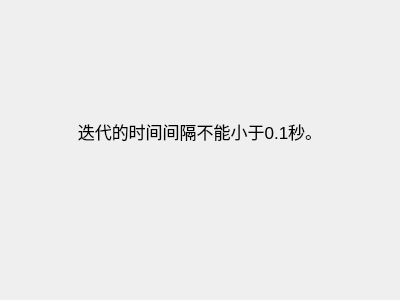
<?xml version="1.0" encoding="UTF-8"?>
<ui version="4.0">
 <class>Dialog</class>
 <widget class="QDialog" name="Dialog">
  <property name="geometry">
   <rect>
    <x>0</x>
    <y>0</y>
    <width>400</width>
    <height>300</height>
   </rect>
  </property>
  <property name="windowTitle">
   <string>Dialog</string>
  </property>
  <layout class="QVBoxLayout" name="verticalLayout">
   <item>
    <widget class="QWidget" name="widget_2" native="true"/>
   </item>
   <item>
    <spacer name="verticalSpacer">
     <property name="orientation">
      <enum>Qt::Vertical</enum>
     </property>
     <property name="sizeHint" stdset="0">
      <size>
       <width>20</width>
       <height>40</height>
      </size>
     </property>
    </spacer>
   </item>
   <item>
    <widget class="QLabel" name="label">
     <property name="font">
      <font>
       <pointsize>13</pointsize>
      </font>
     </property>
     <property name="text">
      <string>迭代的时间间隔不能小于0.1秒。</string>
     </property>
     <property name="alignment">
      <set>Qt::AlignCenter</set>
     </property>
    </widget>
   </item>
   <item>
    <spacer name="verticalSpacer_2">
     <property name="orientation">
      <enum>Qt::Vertical</enum>
     </property>
     <property name="sizeHint" stdset="0">
      <size>
       <width>20</width>
       <height>40</height>
      </size>
     </property>
    </spacer>
   </item>
   <item>
    <widget class="QWidget" name="widget" native="true">
     <layout class="QHBoxLayout" name="horizontalLayout">
      <item>
       <spacer name="horizontalSpacer">
        <property name="orientation">
         <enum>Qt::Horizontal</enum>
        </property>
        <property name="sizeHint" stdset="0">
         <size>
          <width>40</width>
          <height>20</height>
         </size>
        </property>
       </spacer>
      </item>
      <item>
       <spacer name="horizontalSpacer_2">
        <property name="orientation">
         <enum>Qt::Horizontal</enum>
        </property>
        <property name="sizeHint" stdset="0">
         <size>
          <width>40</width>
          <height>20</height>
         </size>
        </property>
       </spacer>
      </item>
     </layout>
    </widget>
   </item>
  </layout>
 </widget>
 <resources/>
 <connections/>
</ui>
